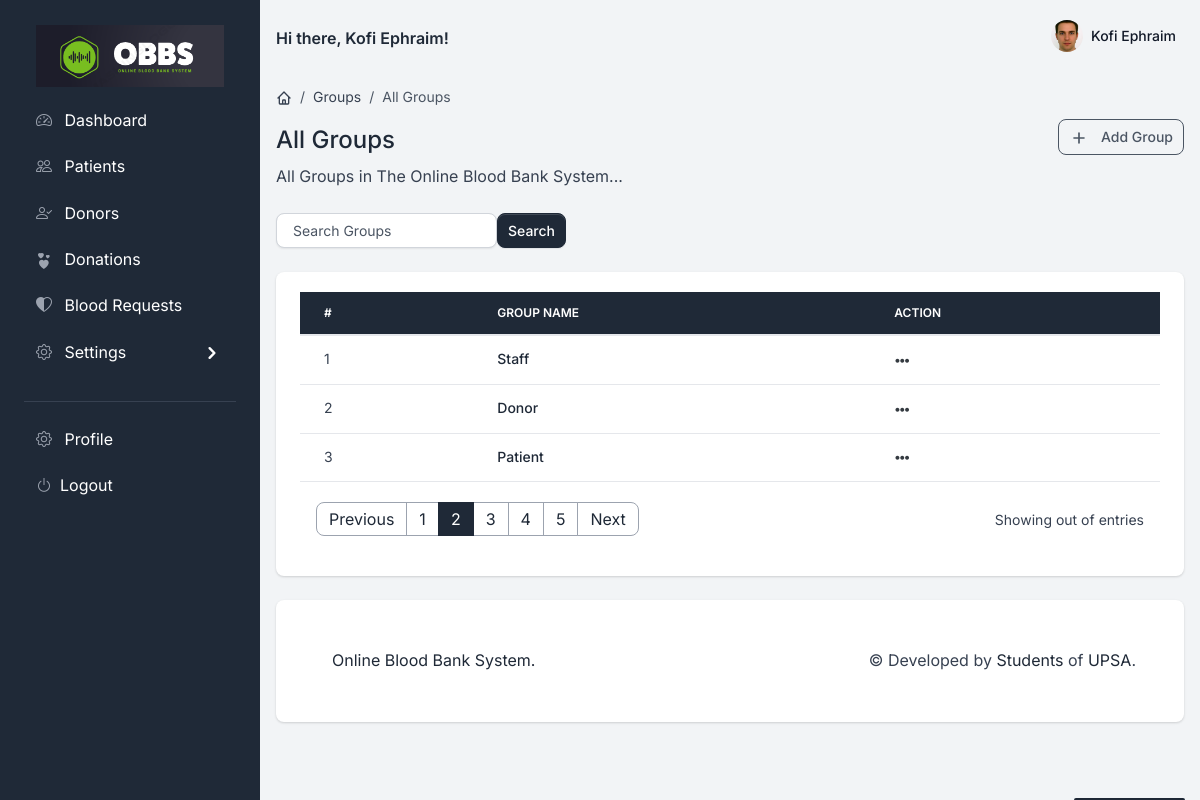
The page /dashboard/groups/ (signed in) on the database its author committed.
### accounts/models.py (models this page shows, shortened)
class User(AbstractBaseUser, PermissionsMixin):
    email = models.EmailField(max_length=255, unique=True)
    fullname = models.CharField(max_length=255, blank=True, null=True)
    phone = models.CharField(max_length=15, blank=True, null=True)
    gender = models.CharField(max_length=15, blank=True, null=True)
    profile_image = models.ImageField(
        upload_to='profile_images', blank=True, null=True)
    is_active = models.BooleanField(default=True)
    is_staff = models.BooleanField(default=False)
    is_superuser = models.BooleanField(default=False)
    is_patient = models.BooleanField(default=False)
    created_by_staff = models.BooleanField(default=False)
    created_at = models.DateTimeField(auto_now_add=True)
    def get_fullname(self):
        return self.fullname if self.fullname else self.email
    objects = AccountManager()
    USERNAME_FIELD = 'email'
    def __str__(self):
        return self.get_fullname()
    class Meta:
        db_table = 'user'
        permissions = [
            ("view_profile", "Can view profile"),
            ("view_setting", "Can view setting"),
            ("change_profile", "Can update profile"),
            ("reset_password", "Can reset password"),
            ("add_user_to_group", "Can add user to group"),
            ("add_patient", "Can add patient"),
            ("change_patient", "Can update patient"),
            ("add_permission_to_user", "Can add permission to user"),
        ]

### dashboard/views/groups.py (the view)
# urls.py: path("groups/", views.GroupsListView.as_view(), name="groups"),
class GroupsListView(PermissionRequiredMixin, View):
    permission_required = ['auth.view_group']
    template = 'dashboard/groups.html'
    @method_decorator(AdminOnly)
    def get(self, request, *args, **kwargs):
        groups = Group.objects.all().order_by('-id')
        context = {
            'groups': groups,
            'total_groups': groups.count(),
        }
        return render(request, self.template, context)

### dashboard/templates/dashboard/groups.html (shortened to what this page needs)
{% extends "base/base.html" %}
{% load static %}
{% block content %}
<div class="d-flex justify-content-between flex-wrap flex-md-nowrap align-items-center py-4">
    <div class="d-block mb-4 mb-md-0">
        <nav aria-label="breadcrumb" class="d-none d-md-inline-block">
            <ol class="breadcrumb breadcrumb-dark breadcrumb-transparent">
                <li class="breadcrumb-item">
                    <a href="#">
                    </a>
                </li>
                <li class="breadcrumb-item"><a href="#">Groups</a></li>
                <li class="breadcrumb-item active" aria-current="page">All Groups</li>
            </ol>
        </nav>
        <h2 class="h4">All Groups</h2>
        <p class="mb-0">All Groups in The Online Blood Bank System...</p>
    </div>
    {% if perms.auth.add_group %}
    <div class="btn-toolbar mb-2 mb-md-0">
        <div class="btn-group ms-2 ms-lg-3">
            <a href="{% url 'dashboard:create_update_group' %}" class="btn btn-sm btn-outline-gray-600">
                <svg class="icon icon-xs me-2" fill="none" stroke="currentColor" viewBox="0 0 24 24"
                    xmlns="http://www.w3.org/2000/svg">
                    <path stroke-linecap="round" stroke-linejoin="round" stroke-width="2"
                        d="M12 6v6m0 0v6m0-6h6m-6 0H6">
                    </path>
                </svg>
                Add Group
            </a>
        </div>
    </div>
    {% endif %}
</div>
<div class="table-settings mb-4">
    <div class="row align-items-center justify-content-between">
        {% if perms.auth.view_group %}
        <div class="col col-md-6 col-lg-3 col-xl-4">
            <div class="input-group me-2 me-lg-3 fmxw-400">
                <form action="{% url 'dashboard:search_group' %}">
                    <div class="row">
                        <div class="col-9 mx-0" style="padding-right: 0;">
                            <input type="text" class="form-control" name="q" placeholder="Search Groups">
                        </div>
                        <div class="col-3 mx-0" style="padding-left: 0;">
                            <span><button class="btn btn-sm btn-primary">Search</button></span>
                        </div>
                    </div>
                </form>
            </div>
        </div>
        {% endif %}
    </div>
</div>
<div class="card card-body border-0 shadow table-wrapper table-responsive">
    <table class="table table-hover">
        <thead class="table-dark">
            <tr>
                <th class="border-gray-200">#</th>
                <th class="border-gray-200">Group Name</th>
                <th class="border-gray-200">Action</th>
            </tr>
        </thead>
        <tbody>
            {% if groups %}
            {% for group in groups %}
            <tr>
                <td>
                    {{forloop.counter}}
                </td>
                <td>
                    <a href="#" class="fw-bold">
                        {{group.name}}
                    </a>
                </td>
                <td>
                    <div class="btn-group">
                        <button class="btn btn-link text-dark dropdown-toggle dropdown-toggle-split m-0 p-0"
                            data-bs-toggle="dropdown" aria-haspopup="true" aria-expanded="false">
                            <span class="icon icon-sm">
                                <span class="fas fa-ellipsis-h icon-dark"></span>
                            </span>
                        </button>
                    </div>
                </td>
            </tr>
            {% endfor %}
            {% else %}
            <tr>
                <td colspan="6">
                    <p class="text-center">No Group Added Yet</p>
                </td>
            </tr>
            {% endif %}
        </tbody>
    </table>
    <div class="card-footer px-3 border-0 d-flex flex-column flex-lg-row align-items-center justify-content-between">
        <nav aria-label="Page navigation example">
            <ul class="pagination mb-0">
                <li class="page-item">
                    <a class="page-link" href="#">Previous</a>
                </li>
                <li class="page-item">
                    <a class="page-link" href="#">1</a>
                </li>
                <li class="page-item active">
                    <a class="page-link" href="#">2</a>
                </li>
                <li class="page-item">
                    <a class="page-link" href="#">3</a>
                </li>
                <li class="page-item">
                    <a class="page-link" href="#">4</a>
                </li>
                <li class="page-item">
                    <a class="page-link" href="#">5</a>
                </li>
                <li class="page-item">
                    <a class="page-link" href="#">Next</a>
                </li>
            </ul>
        </nav>
        <div class="fw-normal small mt-4 mt-lg-0">Showing <b>{{total_Groups}}</b> out of
            entries</div>
    </div>
</div>
{% endblock content %}

### dashboard/templates/includes/navigation.html (shortened to what this page needs)
{% load static %}
<nav class="navbar navbar-top navbar-expand navbar-dashboard navbar-dark ps-0 pe-2 pb-0">
  <div class="container-fluid px-0">
    <div class="d-flex justify-content-between w-100" id="navbarSupportedContent">
      <div class="d-flex align-items-center text-primary">
        <b>Hi there, {{request.user.get_fullname}}!</b>
      </div>
      <ul class="navbar-nav align-items-center">
        <li class="nav-item dropdown ms-lg-3">
          <a class="nav-link dropdown-toggle pt-1 px-0" href="#" role="button" data-bs-toggle="dropdown"
            aria-expanded="false">
            <div class="media d-flex align-items-center">
              <img class="avatar rounded-circle"
                src="{% if request.user.profile_image %} {{ request.user.profile_image.url }} {% else %} {% static '/assets/img/team/profile-picture-3.jpg' %} {% endif %} "
                class="avatar-xl rounded-circle mx-auto mt-n7 mb-4" alt="Neil Portrait">
              <div class="media-body ms-2 text-dark align-items-center d-none d-lg-block">
                <span class="mb-0 font-small fw-bold text-gray-900">
                  {% if request.user.get_fullname %}
                  <strong>{{ request.user.get_fullname }}</strong>
                  {% else %}
                  <strong>Guest</strong>
                  {% endif %}
                </span>
              </div>
            </div>
          </a>
        </li>
      </ul>
    </div>
  </div>
</nav>

### rows shown on the page
User: user.get_fullname "Kofi Ephraim", profile_image (picture)

### other values the page prints
{{ group.name }} "Staff"
{{ group.name }} "Donor"
{{ group.name }} "Patient"
